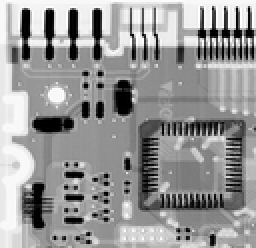
%> input picture HW4/image/task_2.png, 128 x 124 px, shrunk from 464 x 448 before the run (shown 2 times larger)
$ octave --eval "task2_2;"   (GNU Octave 9; MATLAB toolbox functions it lacks are replaced by stand-ins)
%> lines starting %> are read from the running program, lines starting %| are printed output that depends on the picture
%> in task2_2, input_img is the input picture: size 124x128x3 uint8; min 0, max 255, mean 151
### HW4/function/noise_maker.m
function [ output_img ] = noise_maker( input_img, flag, a, b )
%> called with flag = 0, a = 0, b = 40

%flag: 0-高斯噪声， 1-椒盐噪声
%a: 高斯噪声的均值 或 椒噪声的概率
%b: 高斯噪声的标准差 或 盐噪声的概率

%origin=imread(input_img);
[m,n,z]=size(input_img); %m-height, n-width
%> m = 124; n = 128; z = 3
if (z>1)
    input_img=rgb2gray(input_img);
%> input_img: size 124x128 uint8
end
f=double(input_img);

%generate gaussian noise
if (flag == 0)
    u1=rand(m,n);
    u2=rand(m,n);
    noise = sqrt(-2*log(u1)).*cos(2*pi*u2);
    noise = a + b*noise;
    %noise2 = normrnd(a,b,[m,n]);
    output_img= uint8(f + noise);
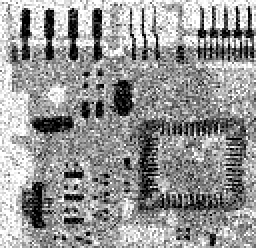
%> output_img: size 124x128 uint8 (shown 2 times larger); min 0, max 255, mean 149.9
end

%generate salt and pepper noise
if (flag == 1)
    pepper_num=fix(a*m*n);
    salt_num=fix(b*m*n);
    is_pepper=zeros(m,n); %if f(x,y) is pepper noise, is_pepper(x,y)=1
    is_salt=zeros(m,n);

    %generate pepper noise
    for i=1:pepper_num
        noise_x=fix(rand()*m);
        noise_y=fix(rand()*n);
        if (noise_x==0)
            noise_x=1;
        end
        if (noise_y==0)
            noise_y=1;
        end
        if (is_pepper(noise_x,noise_y)==0)
            is_pepper(noise_x,noise_y) = 1;
            f(noise_x,noise_y)=0;
        else i=i-1;
        end
    end

    %generate salt noise
    for i=1:salt_num
        noise_x=round(rand()*m);
        noise_y=round(rand()*n);
        if (noise_x==0)
            noise_x=1;
        end
        if (noise_y==0)
            noise_y=1;
        end
        if (is_pepper(noise_x,noise_y)==0 && is_salt(noise_x,noise_y)==0)
            is_salt(noise_x,noise_y) = 1;
            f(noise_x,noise_y)=255;
        else i=i-1;
        end

    end
    output_img=uint8(f);
end
imshow(output_img);

end

### HW4/function/filter2d.m
function [ output_img ] = filter2d( input_img, filter, Q )
%> called with filter = [1 1 1; 1 1 1; 1 1 1], Q = 0
%input_img:input image
%Q: variable of contraharmonic mean filter

%origin=imread(input_src);
[m,n,z]=size(input_img); %m-height, n-width, z=dimension
%> z = 1
if (z>1)
    input_img=rgb2gray(input_img);
end
f=double(input_img);

[s,t]=size(filter);
ss=(s-1)/2; %（高-1）/2
tt=(t-1)/2; %（宽-1）/2

output_img = zeros(m,n);
for i=1:m
    for j=1:n
        sum1=0; sum2=0;
        for a=-ss:ss
            for b=-tt:tt
                %是否越界，越界的则当成0
                 if (i+a>=1 && i+a<=m && j+b>=1 && j+b<=n)
                         sum1 = sum1 + (f(i+a,j+b)*filter(ss+1+a,tt+1+b))^(Q+1);
                         sum2 = sum2 + (f(i+a,j+b)*filter(ss+1+a,tt+1+b))^Q;
                 end
            end
        end
            output_img(i,j)=sum1/sum2;
    end
end
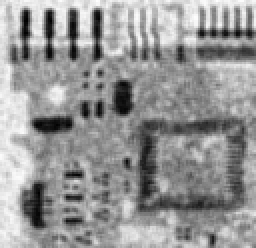
%> output_img: size 124x128 double (shown 2 times larger); min 0.667, max 255, mean 149.9

output_img=uint8(output_img);
%> output_img: size 124x128 uint8

end

### HW4/function/geometric_mean_filter.m
function [ output_img ] = geometric_mean_filter( input_img, filter)
%> called with filter = [1 1 1; 1 1 1; 1 1 1]
%UNTITLED 此处显示有关此函数的摘要
%   此处显示详细说明
[m,n,z]=size(input_img); %m-height, n-width, z=dimension
if (z>1)
    input_img=rgb2gray(input_img);
end
f=double(input_img);

[s,t]=size(filter);
ss=(s-1)/2; %（高-1）/2
tt=(t-1)/2; %（宽-1）/2

output_img = zeros(m,n);
for i=1:m
    for j=1:n
        product=1;
        for a=-ss:ss
            for b=-tt:tt
                %是否越界，越界的则当成0
                 if (i+a>=1 && i+a<=m && j+b>=1 && j+b<=n)
                         product = product * (f(i+a,j+b)*filter(ss+1+a,tt+1+b));
                 end
            end
        end
            output_img(i,j)=product^(1/(s*t));
    end
end
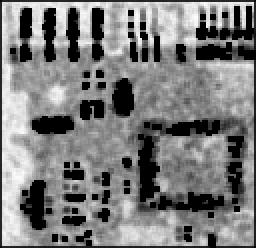
%> output_img: size 124x128 double (shown 2 times larger); min 0, max 253.5, mean 124.3

output_img=uint8(output_img);
%> output_img: size 124x128 uint8
end

### HW4/function/median_filter.m
function [ output_img ] = median_filter( input_img, filter)
%> called with filter = [1 1 1; 1 1 1; 1 1 1]
%UNTITLED 此处显示有关此函数的摘要
%   此处显示详细说明
[m,n,z]=size(input_img); %m-height, n-width, z=dimension
if (z>1)
    input_img=rgb2gray(input_img);
end
f=double(input_img);

[s,t]=size(filter);
ss=(s-1)/2; %（高-1）/2
tt=(t-1)/2; %（宽-1）/2

output_img = zeros(m,n);
for i=1:m
    for j=1:n
        temp=zeros(s,t);
        for a=-ss:ss
            for b=-tt:tt
                %是否越界，越界的则当成0
                 if (i+a>=1 && i+a<=m && j+b>=1 && j+b<=n)
                         temp(ss+1+a,tt+1+b)=f(i+a,j+b);
                 end
            end
        end
            output_img(i,j)=median(temp(:));
    end
end
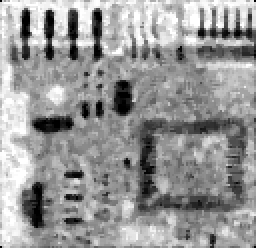
%> output_img: size 124x128 double (shown 2 times larger); min 0, max 255, mean 150.8
%> after the loop, temp = [151 101 0; 127 105 0; 0 0 0]

output_img=uint8(output_img);
%> output_img: size 124x128 uint8
end

### HW4/task2_2.m
function [ ] = task2_2()
%UNTITLED4 此处显示有关此函数的摘要
%   此处显示详细说明
input_img=imread('./image/task_2.png');
input_img=noise_maker(input_img,0,0,40);
filter3 = [1,1,1;1,1,1;1,1,1];
a = filter2d(input_img,filter3,0); %算术
b = geometric_mean_filter(input_img, filter3); %几何
c = median_filter(input_img, filter3); %中值

subplot(2,2,1);
imshow(input_img);   %原图
title('添加高斯噪声');

subplot(2,2,2);
imshow(a);  %滤波化后的图
title('3x3算术均值滤波');

subplot(2,2,3);
imshow(b);  %滤波化后的图
title('3x3几何均值滤波');

subplot(2,2,4);
imshow(c);  %滤波化后的图
title('3x3中值均值滤波');

end
